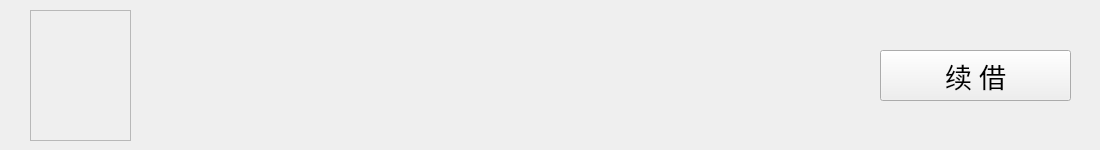
<?xml version="1.0" encoding="UTF-8"?>
<ui version="4.0">
 <class>MyLoanItem</class>
 <widget class="QWidget" name="MyLoanItem">
  <property name="geometry">
   <rect>
    <x>0</x>
    <y>0</y>
    <width>1100</width>
    <height>150</height>
   </rect>
  </property>
  <property name="sizePolicy">
   <sizepolicy hsizetype="Fixed" vsizetype="Fixed">
    <horstretch>0</horstretch>
    <verstretch>0</verstretch>
   </sizepolicy>
  </property>
  <property name="windowTitle">
   <string>MyLoanItem</string>
  </property>
  <property name="styleSheet">
   <string notr="true">QLabel{font: 14pt &quot;Adobe 黑体 Std R&quot;;}</string>
  </property>
  <widget class="QPushButton" name="btnXuJie">
   <property name="geometry">
    <rect>
     <x>880</x>
     <y>50</y>
     <width>191</width>
     <height>51</height>
    </rect>
   </property>
   <property name="font">
    <font>
     <family>Adobe 黑体 Std R</family>
     <pointsize>20</pointsize>
    </font>
   </property>
   <property name="styleSheet">
    <string notr="true">background-image: url(:/固定/Resources/固定/登录按钮tip.jpg);</string>
   </property>
   <property name="text">
    <string>续 借</string>
   </property>
  </widget>
  <widget class="QLabel" name="labelName">
   <property name="geometry">
    <rect>
     <x>190</x>
     <y>30</y>
     <width>191</width>
     <height>51</height>
    </rect>
   </property>
   <property name="text">
    <string/>
   </property>
  </widget>
  <widget class="QLabel" name="labelISBN">
   <property name="geometry">
    <rect>
     <x>170</x>
     <y>90</y>
     <width>211</width>
     <height>41</height>
    </rect>
   </property>
   <property name="text">
    <string/>
   </property>
  </widget>
  <widget class="QLabel" name="labelJie">
   <property name="geometry">
    <rect>
     <x>430</x>
     <y>60</y>
     <width>131</width>
     <height>41</height>
    </rect>
   </property>
   <property name="text">
    <string/>
   </property>
  </widget>
  <widget class="QLabel" name="labelHuan">
   <property name="geometry">
    <rect>
     <x>610</x>
     <y>60</y>
     <width>131</width>
     <height>41</height>
    </rect>
   </property>
   <property name="text">
    <string/>
   </property>
  </widget>
  <widget class="QLabel" name="labelXuJie">
   <property name="geometry">
    <rect>
     <x>760</x>
     <y>60</y>
     <width>71</width>
     <height>41</height>
    </rect>
   </property>
   <property name="text">
    <string/>
   </property>
  </widget>
  <widget class="HeadPor" name="frameHead">
   <property name="geometry">
    <rect>
     <x>30</x>
     <y>10</y>
     <width>101</width>
     <height>131</height>
    </rect>
   </property>
   <property name="frameShape">
    <enum>QFrame::StyledPanel</enum>
   </property>
   <property name="frameShadow">
    <enum>QFrame::Raised</enum>
   </property>
  </widget>
 </widget>
 <layoutdefault spacing="6" margin="11"/>
 <customwidgets>
  <customwidget>
   <class>HeadPor</class>
   <extends>QFrame</extends>
   <header location="global">headpor.h</header>
   <container>1</container>
  </customwidget>
 </customwidgets>
 <resources>
  <include location="../BMS.qrc"/>
 </resources>
 <connections/>
</ui>
